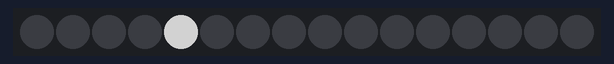
Recording of a sketch running on a simulated Arduino Uno, built with avr-gcc and run on an emulated ATmega328P. Parts: 16 RGB LEDs in strip order, left to right. Dim RGB values are drawn brighter than linear.

Above: at 2.1 s.
At 5.1 s:
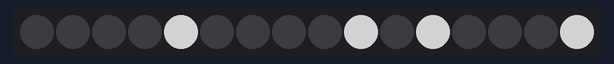

The sketch:

first_tlc5940_test.ino
```cpp
#include <Tlc5940.h>

boolean on = false;

void setup()
{
  /* Call Tlc.init() to setup the tlc.
     You can optionally pass an initial PWM value (0 - 4095) for all channels.*/
  Tlc.init();

  Tlc.set(1, 0); //Blue
  Tlc.set(2, 0); //Green
  Tlc.set(3, 0); //Red

  delay(1000);
  Tlc.update();
  Tlc.set(4, 2000); //Blue
  Tlc.set(5, 0); //Green
  Tlc.set(6, 0); //Red

  delay(1000);
  Tlc.update();

  Tlc.set(7, 0); //Blue
  Tlc.set(8, 0); //Green
  Tlc.set(9, 2000); //Red
  delay(1000);
  Tlc.update();

  Tlc.set(10, 0); //Blue
  Tlc.set(11, 2000); //Green
  Tlc.set(12, 0); //Red
  delay(1000);
  Tlc.update();

  Tlc.set(13, 0); //Blue
  Tlc.set(14, 0); //Green
  Tlc.set(15, 2000); //Red
  delay(1000);
  Tlc.update();
}

void loop()
{

}

void rotate() {
  for(int i = 1; i < 16; i+=3) {
     Tlc.set(i, 2000); //Blue
     Tlc.set(i+1, 0); //Green
     Tlc.set(i+2, 0); //Red
  }
  Tlc.update();
  delay(500);

  for(int i = 1; i < 16; i+=3) {
     Tlc.set(i, 0); //Blue
     Tlc.set(i+1, 0); //Green
     Tlc.set(i+2, 2000); //Red
  }
  Tlc.update();
  delay(500);

  for(int i = 1; i < 16; i+=3) {
     Tlc.set(i, 0); //Blue
     Tlc.set(i+1, 2000); //Green
     Tlc.set(i+2, 0); //Red
  }
  Tlc.update();
  delay(500);

  for(int i = 1; i < 16; i+=3) {
     Tlc.set(i, 2000); //Blue
     Tlc.set(i+1, 0); //Green
     Tlc.set(i+2, 2000); //Red
  }
  Tlc.update();
  delay(500);

  for(int i = 1; i < 16; i+=3) {
     Tlc.set(i, 0); //Blue
     Tlc.set(i+1, 1000); //Green
     Tlc.set(i+2, 2000); //Red
  }
  Tlc.update();
  delay(500);

}
```
